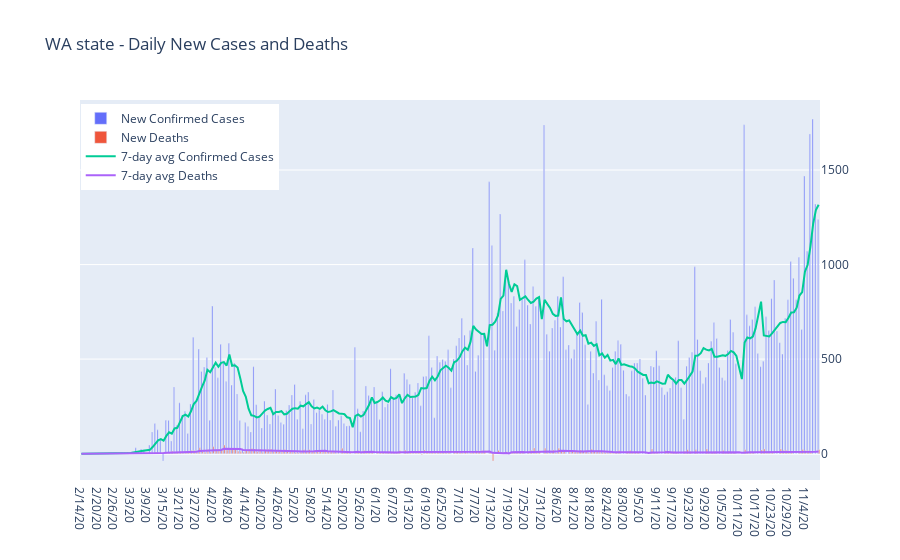

The notebook cell this image was saved under:
### Markdown cell above
# Washington State - Aggregate Data

### Code cell
dfWAConfirmed = dfConfirmedUSStates[dfConfirmedUSStates.index == 'Washington'].copy()
dfWADeaths =  dfDeathsUSStates[dfDeathsUSStates.index == 'Washington'].copy()
dfWAConfirmed['Category'] = 'Confirmed Cases'
dfWAConfirmed = dfWAConfirmed.reset_index().set_index(['Province_State', 'Category'])
dfWADeaths['Category'] = 'Deaths'
dfWADeaths = dfWADeaths.reset_index().set_index(['Province_State', 'Category'])

dfWAConfirmedDailyNew = dfWAConfirmed.diff(axis=1)
dfWADeathsDailyNew = dfWADeaths.diff(axis=1)

dfWAConfirmed7dayMA = dfWAConfirmedDailyNew.rolling(window=7, axis=1).mean()
dfWADeaths7dayMA = dfWADeathsDailyNew.rolling(window=7, axis=1).mean()

trace1 = go.Bar(
    x = dfWAConfirmedDailyNew.columns[-DEFAULT_DAYS:],
    y = dfWAConfirmedDailyNew.iloc[0][-DEFAULT_DAYS:], name = 'New Confirmed Cases')

trace2 = go.Bar(
    x = dfWADeathsDailyNew.columns[-DEFAULT_DAYS:],
    y = dfWADeathsDailyNew.iloc[0][-DEFAULT_DAYS:], name = 'New Deaths')

trace3 = go.Scatter(
    x = dfWAConfirmed7dayMA.columns[-DEFAULT_DAYS:],
    y = dfWAConfirmed7dayMA.iloc[0][-DEFAULT_DAYS:], name = '7-day avg Confirmed Cases')

trace4 = go.Scatter(
    x = dfWADeaths7dayMA.columns[-DEFAULT_DAYS:],
    y = dfWADeaths7dayMA.iloc[0][-DEFAULT_DAYS:], name = '7-day avg Deaths')

data = [trace1, trace2, trace3, trace4]
layout = dict(title = 'WA state - Daily New Cases and Deaths', 
              yaxis={'side': 'right'},
              legend= {'x': 0.001, 'xanchor': 'left','y': 0.99})

py.iplot(dict(data=data, layout=layout))

dfWADisplay = pd.concat([dfWAConfirmedDailyNew, dfWADeathsDailyNew])
dfWADisplay[dfWADisplay.columns[-MONTH_DAYS:]].style.format(IntegerFormatter)

### Figure 1 — Plotly figure (JSON) as saved in the notebook; plotly's stock layout.template omitted (floating-point values rounded to 4 significant figures; data arrays with more than 128 entries replaced by an {"elided": "..."} marker saying what was removed)
{"data": [{"name": "New Confirmed Cases", "type": "bar", "x": {"elided": "270 str values"}, "y": {"elided": "270 int values"}}, {"name": "New Deaths", "type": "bar", "x": {"elided": "270 str values"}, "y": {"elided": "270 int values"}}, {"name": "7-day avg Confirmed Cases", "type": "scatter", "x": {"elided": "270 str values"}, "y": {"elided": "270 float values"}}, {"name": "7-day avg Deaths", "type": "scatter", "x": {"elided": "270 str values"}, "y": {"elided": "270 float values"}}], "layout": {"legend": {"x": 0.001, "xanchor": "left", "y": 0.99}, "title": {"text": "WA state - Daily New Cases and Deaths"}, "yaxis": {"side": "right"}}}
